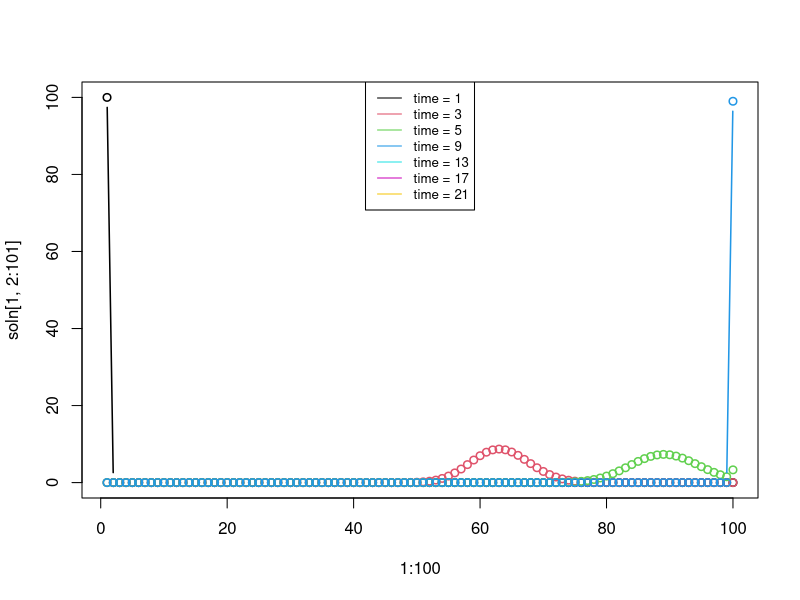

Write the R code that produced this figure.
## ---- chunk 1
require(deSolve)
library(tidyverse)

#implementing model equations
testing<- function (t, y, parms) {
  with(as.list(c(parms)),{
    y=pmax(y,0)
    
    # vectors for each population
    V=y[1:(n)] 
    I=y[n+1]
    U=y[n+2]
    
    # make empty vectors of length n for the derivatives
    dV=rep(0,n)
    dI=0
    dU=0
    
    #making hill functions 
    beta=rep(0,n)
    d = rep(0,n)
    
    for(i in 1:n){
       beta[i] = c1*i^m/(phi1^m + i^m)
       d[i] = c2*(1-i^m/(phi2^m + i^m))
    }
    
    
    # calculate the derivatives
    dV[1] =  +p*I[1] - (n-1)*alpha*A*V[1] - beta[1]*U*V[1] - d[1]*V[1]
    
    for(i in 2:(n-1)){
      dV[i] = +(1/(i-1))*(n-1)*alpha*A*V[i-1] - (1/i)*(n-1)*alpha*A*V[i] 
              - beta[i]*U[1]*V[i] - d[i]*V[i]
    }
    
    dV[n] =  (1/n)*(n-1)*alpha*A*V[n-1] - beta[n]*U[1]*V[n] - d[n]*V[n]
    
    dI[1]= + U[1]*(sum(beta[1:n]*V[1:n])) - di*I[1]
    dU[1]= - U[1]*(sum(beta[1:n]*V[1:n]))
    
# output the derivatives
  dy=c(dV, dI, dU)
   return(list(dy))
  })
}

#defining parameters
p = 0
n = 100
alpha = 10 # antibody bounding speed  
A = 0.1 # antibody amount
di = 0 # infected cells dying rate

m = 0
c1 = 0
phi1 = 0
c2 = 0
phi2 = 0

parms = c(p=p, n=n, alpha=alpha, A=A,di=di,
          m=m, c1=c1, phi1=phi1, c2=c2, phi2=phi2)

#time specification 
time <- seq(0, 100, 10)


#initial conditions
statenames <-c(paste('V',1:100, sep=''), 'I', 'U')
y <- rep(0, n+2)
names(y)<-statenames
y[grep('^V1$', statenames)]<-100
y[grep('I', statenames)]<-10
y[grep('U', statenames)]<-10^6


#solving the ode
soln <- as.data.frame(ode(y = y, time = time, testing, parms = parms))


# plotting
legend.names = c()
a = c(1,3,5,9,13,17,21)
for (i in a){
  legend.names = append(legend.names, paste0("time = ", i))
}

plot(1:100, soln[1, 2:101], type = "b", col=1, lwd = 1.5)
lines(1:100, soln[3, 2:101], type = "b", col=2, lwd = 1.5)
lines(1:100, soln[5, 2:101], type = "b", col=3, lwd = 1.5)
lines(1:100, soln[9, 2:101], type = "b", col=4, lwd = 1.5)
lines(1:100, soln[13, 2:101], type = "b", col=5, lwd = 1.5)
lines(1:100, soln[17, 2:101], type = "b", col=6, lwd = 1.5)
lines(1:100, soln[21, 2:101], type = "b", col=7, lwd = 1.5)
legend("top", legend = legend.names,
       col = seq(1,7,1),lty = 1, cex = 0.8)


## ---- chunk 2
library(tidyverse)

soln$Vtot <- rowSums(soln[,2:101])
soln
